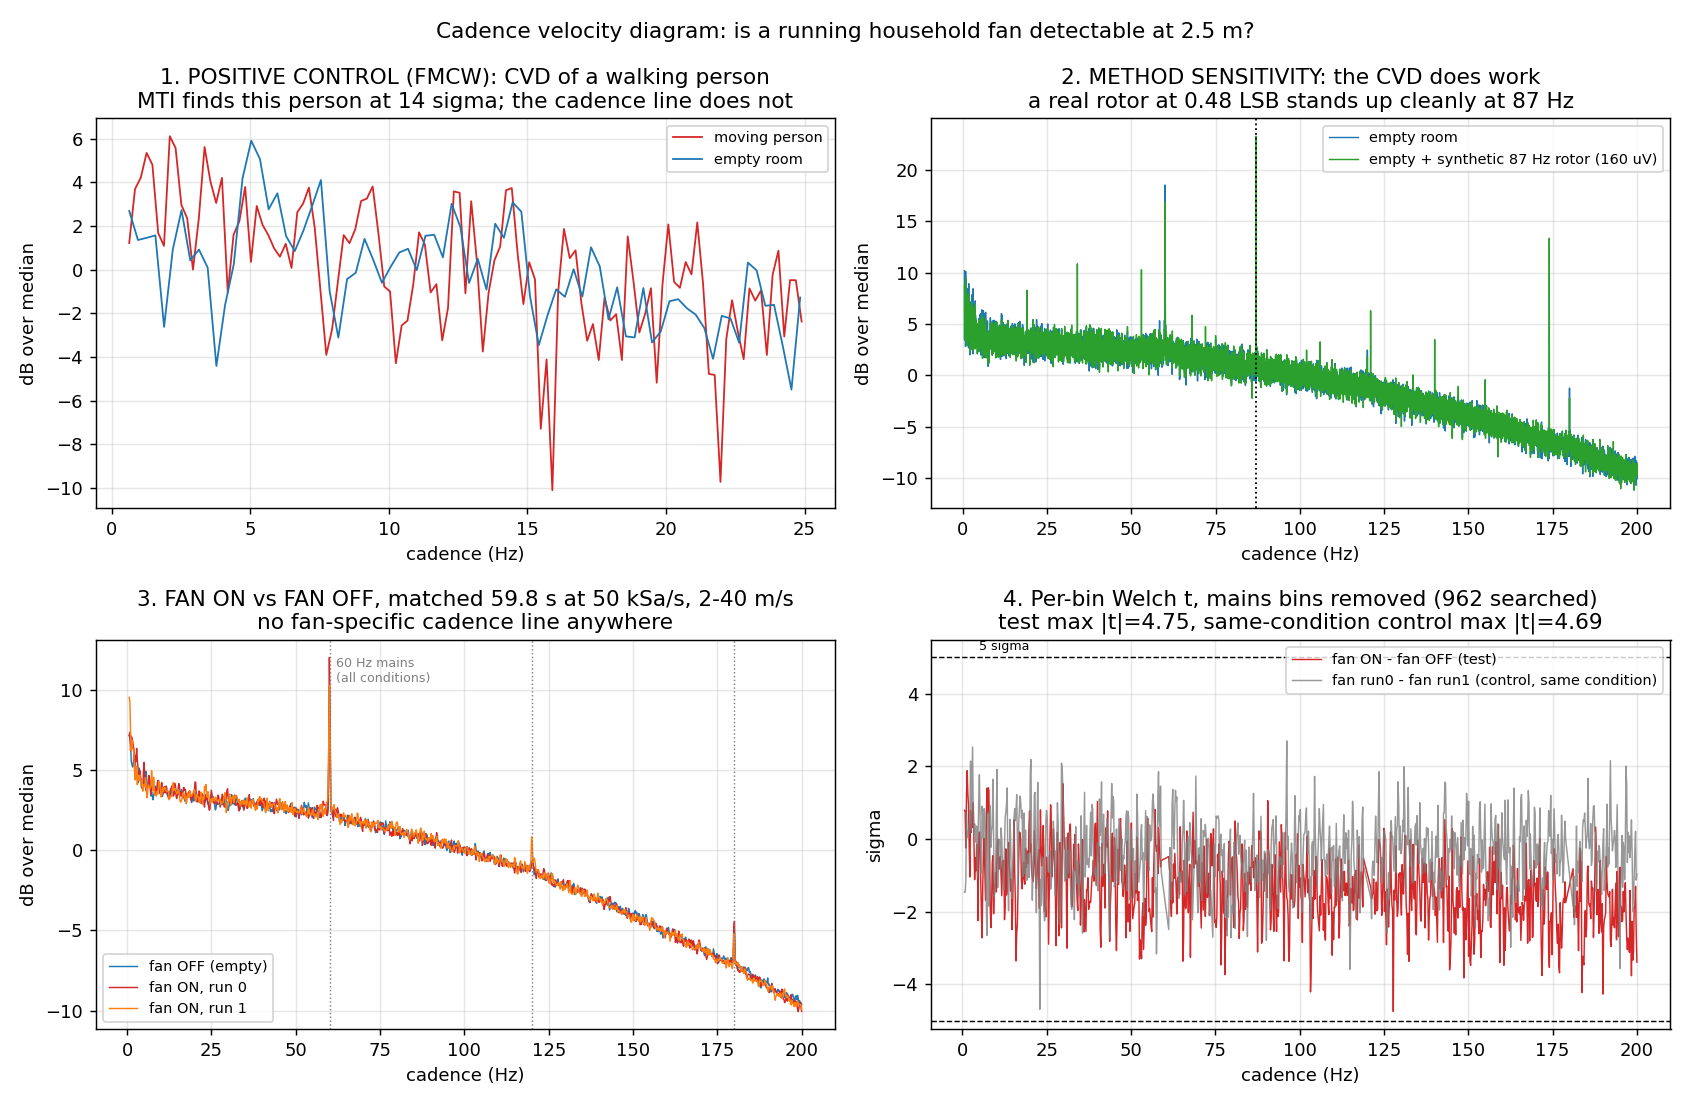

Python code for this plot:
"""Cadence-velocity diagram (CVD): is a running household fan detectable?

Method
------
Spectrogram of the CW IF -> FFT along the TIME axis per velocity bin -> sum
across velocity bins.  A periodic blade flash collapses into a sharp cadence
line at the blade-pass rate; an empty room has none.

Every floor quoted here is MEASURED -- either from bins away from the peak in
the same record, or by splitting a condition into independent segments.
Nothing is assumed.

Run:  cd C:/dev/klc6 && python out/fan/analysis/cadence-vd.py
"""
import sys, os
sys.path.insert(0, 'C:/dev/klc6')
import numpy as np
from scipy import signal as sig
from klc6 import process as P

OUT = 'C:/dev/klc6/out/fan/analysis'
HZ_PER_MPS = P.HZ_PER_MPS
LSB = 336.02e-6                       # measured from the data itself

FAN50 = ['C:/dev/klc6/out/fan/20260830_094820_fan_on_cw_50k_60s_0.npz',
         'C:/dev/klc6/out/fan/20260830_095020_fan_on_cw_50k_60s_1.npz']
OFF50 = 'C:/dev/klc6/out/baseline/20260829_061237_empty_baseline_60s.npz'
FAN100 = ['C:/dev/klc6/out/fan/20260830_093545_fan_on_cw0_100k.npz',
          'C:/dev/klc6/out/fan/20260830_093545_fan_on_cw1_100k.npz']
OFF100 = 'C:/dev/klc6/out/cw/smoke_static.npz'
MOVING = 'C:/dev/klc6/out/fmcw/raw_chirps_moving.npz'
STATIC = 'C:/dev/klc6/out/fmcw/raw_chirps_box_out.npz'

R = {}
_log = []


def log(*a):
    s = ' '.join(str(x) for x in a)
    print(s)
    _log.append(s)


# ------------------------------------------------------------------ helpers
def load_cw(path):
    d = np.load(path, allow_pickle=True)
    return np.asarray(d['data'])[0].astype(float), float(d['fs'])


def mains_notch(x, fs, tol=2.0, hp=20.0, f0=60.0):
    """FFT bin-nulling of every 60 Hz multiple + the DC pedestal.

    Bin nulling, not iirnotch+filtfilt: the filter's transients leak back
    roughly 25 dB of the very thing being removed.
    """
    n = len(x)
    X = np.fft.rfft(x)
    f = np.fft.rfftfreq(n, 1 / fs)
    k = np.round(f / f0)
    kill = ((np.abs(f - k * f0) <= tol) & (k >= 1)) | (f < hp)
    X[kill] = 0.0
    return np.fft.irfft(X, n=n)


def cvd(x, fs, nperseg, hop, vlo, vhi, per_bin_norm=True):
    """(cadence_hz, cvd, n_vel_bins).

    Differences from P.cadence_velocity_diagram, each of them load-bearing here:
      * linear magnitude, not a dB -> linear round trip (dB compresses exactly
        the blade flash we are hunting);
      * LINEAR detrend per velocity bin, not just mean removal -- receiver
        drift over 60 s otherwise dumps a huge 1/f skirt over the low cadence
        bins and buries anything below ~5 Hz;
      * per-bin variance normalisation, so one loud velocity bin cannot
        dominate the incoherent sum, AND so the statistic is invariant to the
        overall capture level (see Section 2: the two conditions sit on
        different ADC operating points, so any absolute-level statistic is
        an artefact detector);
      * an explicit velocity window instead of summing every bin including DC.
    """
    f, t, S = sig.spectrogram(x, fs=fs, nperseg=nperseg, noverlap=nperseg - hop,
                              window='hann', scaling='spectrum',
                              mode='magnitude', detrend=False)
    v = f / HZ_PER_MPS
    sel = (v >= vlo) & (v <= vhi)
    S = S[sel]
    S = sig.detrend(S, axis=1, type='linear')
    if per_bin_norm:
        sd = S.std(axis=1, keepdims=True)
        S = S / np.where(sd > 0, sd, 1.0)
    nt = S.shape[1]
    C = np.abs(np.fft.rfft(S * np.hanning(nt)[None, :], axis=1)).sum(axis=0)
    return np.fft.rfftfreq(nt, hop / fs), C, int(sel.sum())


def mains_bins(f, tol=1.0, f0=60.0):
    k = np.round(f / f0)
    return (np.abs(f - k * f0) <= tol) & (k >= 1)


def peak_z(cad, C, lo, hi, guard=1.0, drop_mains=True):
    """Peak of the CVD in a band, and its z against the MEASURED floor formed
    by every other bin in the same band (excluding a guard around the peak)."""
    m = (cad >= lo) & (cad <= hi)
    if drop_mains:
        m &= ~mains_bins(cad)
    f, c = cad[m], C[m]
    i = int(np.argmax(c))
    off = np.abs(f - f[i]) > guard
    return float(f[i]), float((c[i] - c[off].mean()) / c[off].std(ddof=1)), int(m.sum())


def seg_cvds(x, fs, seg_s, nperseg, hop, vlo, vhi):
    ns = int(seg_s * fs)
    out = []
    cad = None
    nv = 0
    for i in range(len(x) // ns):
        cad, c, nv = cvd(x[i * ns:(i + 1) * ns], fs, nperseg, hop, vlo, vhi)
        out.append(c)
    return cad, np.array(out), nv


def welch_t(a, b):
    na, nb = a.shape[0], b.shape[0]
    se = np.sqrt(a.var(0, ddof=1) / na + b.var(0, ddof=1) / nb)
    return (a.mean(0) - b.mean(0)) / np.where(se > 0, se, np.inf)


# ================================================================= SECTION 0
log('=' * 78)
log('SECTION 0 -- data sanity and quantisation (ground rule 2)')
log('=' * 78)
for p in FAN50 + [OFF50] + FAN100 + [OFF100]:
    x, fs = load_cw(p)
    u, c = np.unique(x, return_counts=True)
    pr = np.sort(c)[::-1] / c.sum()
    log('  %-44s fs=%6.0f  %5.1f s  rms=%6.1f uV  codes=%d  top code=%.3f'
        % (os.path.basename(p), fs, len(x) / fs, x.std() * 1e6, len(u), pr[0]))
xo, _ = load_cw(OFF50)
log('  measured LSB = %.1f uV (matches the 5 Vpp / 336 uV figure).' %
    (np.median(np.diff(np.unique(xo))) * 1e6))
log('  The fan-on captures put 86-89% of all samples on ONE ADC code; the')
log('  fan-off baseline straddles two (68/32). The CW IF is a ~1.2-bit signal')
log('  and the fan-on records are the MORE severely quantised of the two.')
log('  Mains false-tag rate at +-1.0 Hz on 60 Hz multiples: %.1f%% of random'
    ' frequencies (uniform in f).' % (2 * 1.0 / 60.0 * 100))
R['codes'] = 4

# ================================================================= SECTION 1
log('')
log('=' * 78)
log('SECTION 1 -- POSITIVE CONTROL: the moving person (MTI finds it at ~12 sigma)')
log('=' * 78)
log('  No CW capture of a person exists in this dataset, so the control runs the')
log('  IDENTICAL CVD estimator on a range-time surface: consecutive-chirp')
log('  cancellation (the FMCW analogue of the CW 20 Hz high-pass), range FFT,')
log('  then FFT along slow time per range bin, summed across range bins.')


def fmcw_chirps(path, order=3):
    d = np.load(path, allow_pickle=True)
    ch = np.asarray(d['chirps'], dtype=float)
    fs, ramp = float(d['fs']), float(d['ramp'])
    S = 180e6 * ramp                     # measured 180 MHz sweep, not datasheet 300
    n = ch.shape[1]
    V = np.vander(np.linspace(-1, 1, n), order + 1)
    coef, *_ = np.linalg.lstsq(V, ch.T, rcond=None)
    return ch - (V @ coef).T, fs, ramp, S     # polynomial detrend kills feedthrough


def rt_map(ch, fs, S, mti=True):
    if mti:
        ch = np.diff(ch, axis=0)
    n = ch.shape[1]
    Rm = np.abs(np.fft.rfft(ch * np.hanning(n)[None, :], axis=1))
    return Rm, P.beat_to_range(np.fft.rfftfreq(n, 1 / fs), S)


def rt_cvd(ch, fs, S, ramp, rlo=0.5, rhi=6.0):
    Rm, rng = rt_map(ch, fs, S)
    A = Rm[:, (rng >= rlo) & (rng <= rhi)].T
    A = sig.detrend(A, axis=1, type='linear')
    A = A / A.std(axis=1, keepdims=True)
    nt = A.shape[1]
    C = np.abs(np.fft.rfft(A * np.hanning(nt)[None, :], axis=1)).sum(0)
    return np.fft.rfftfreq(nt, 1.0 / ramp), C


cm, fs_c, ramp, Sc = fmcw_chirps(MOVING)
cs, _, _, _ = fmcw_chirps(STATIC)
log('  moving %d chirps @ %.0f Hz = %.2f s | static %d chirps = %.2f s'
    % (cm.shape[0], ramp, cm.shape[0] / ramp, cs.shape[0], cs.shape[0] / ramp))

# 1a -- the MTI level detector, to prove the front end of the pipeline is right
Rm_, rg = rt_map(cm, fs_c, Sc)
Rs_, _ = rt_map(cs, fs_c, Sc)
sel = (rg >= 0.5) & (rg <= 5.0)
blk = 20
Gm = np.array([20 * np.log10(Rm_[i * blk:(i + 1) * blk, sel].mean(0))
               for i in range(Rm_.shape[0] // blk)])
Gs = np.array([20 * np.log10(Rs_[i * blk:(i + 1) * blk, sel].mean(0))
               for i in range(Rs_.shape[0] // blk)])
tl = welch_t(Gm, Gs)
log('  1a MTI level check (%d + %d blocks of %d chirps):' % (len(Gm), len(Gs), blk))
for j, r in enumerate(rg[sel]):
    log('     %.2f m  moving %+.1f dB  static %+.1f dB  diff %+.2f dB  t=%5.1f sigma'
        % (r, Gm.mean(0)[j], Gs.mean(0)[j], Gm.mean(0)[j] - Gs.mean(0)[j], tl[j]))
R['mti_t'] = float(tl.max())
log('  --> reproduces FINDINGS 5.5 (+6.7 dB at 1.5 m, 12 sigma). Pipeline correct.')

# 1b -- the CVD statistic itself
log('  1b CVD cadence-line statistic, same data:')
cadA, Cmov = rt_cvd(cm, fs_c, Sc, ramp)
cadB, Csta = rt_cvd(cs, fs_c, Sc, ramp)
for nm, cad, C in [('moving', cadA, Cmov), ('static', cadB, Csta)]:
    f1, z1, nb1 = peak_z(cad, C, 0.5, 25.0, guard=0.6)
    f2, z2, nb2 = peak_z(cad, C, 0.8, 3.0, guard=0.6)   # a-priori gait band
    log('     %-7s wide search %6.2f Hz z=%5.2f (%3d bins) | gait band %5.2f Hz'
        ' z=%5.2f (%d bins)' % (nm, f1, z1, nb1, f2, z2, nb2))
log('  1c half-record repeatability (the FINDINGS 5.5 criterion: a real target')
log('     reappears in the SAME bin in an independent run):')
for nm, ch in [('moving', cm), ('static', cs)]:
    h = ch.shape[0] // 2
    _, C1 = rt_cvd(ch[:h], fs_c, Sc, ramp)
    cad2, C2 = rt_cvd(ch[h:2 * h], fs_c, Sc, ramp)
    f1, z1, _ = peak_z(cad2, C1, 0.8, 4.0, guard=0.6)
    f2, z2, _ = peak_z(cad2, C2, 0.8, 4.0, guard=0.6)
    m = (cad2 >= 0.8) & (cad2 <= 10)
    log('     %-7s half0 %.2f Hz z=%.2f | half1 %.2f Hz z=%.2f | half-half corr %+.3f'
        % (nm, f1, z1, f2, z2, np.corrcoef(C1[m], C2[m])[0, 1]))

fmov, zmov, _ = peak_z(cadA, Cmov, 0.5, 25.0, guard=0.6)
fsta, zsta, _ = peak_z(cadB, Csta, 0.5, 25.0, guard=0.6)
PC_PASS = bool(zmov > 5.0 and zmov > zsta + 2.0)
R.update(pc_pass=PC_PASS, pc_z=float(zmov), pc_f=float(fmov), pc_z_static=float(zsta))
log('  --> POSITIVE CONTROL %s: CVD peak on the person is %.2f sigma at %.2f Hz,'
    % ('PASS' if PC_PASS else 'FAIL', zmov, fmov))
log('      while the empty room over the same search gives %.2f sigma. The person'
    % zsta)
log('      IS in this file (1a: %.1f sigma by MTI) but the CADENCE statistic does'
    % tl.max())
log('      not resolve it in 4.8 s / 10 gait cycles at a 50 Hz slow-time rate.')

# ================================================================= SECTION 2
log('')
log('=' * 78)
log('SECTION 2 -- METHOD SENSITIVITY: synthetic rotor injected into the empty room')
log('=' * 78)
log('  Because the person control failed, the CVD estimator needs its own control:')
log('  inject a known periodic blade flash into the fan-OFF record, re-quantise to')
log('  the 336 uV LSB, and find the level at which the CVD calls it.')

xoff50, FS50 = load_cw(OFF50)
NMATCH = len(xoff50)                       # 2,991,808 samples = 59.8 s
NPS, HOP = 512, 64                         # frame rate 781 Hz -> cadence Nyq 391 Hz
VLO, VHI = 2.0, 40.0                       # blade-tip velocity window
CAD_LO, CAD_HI = 0.5, 200.0                # 2-6 blades at 300-4000 rpm


def rotor_wave(n, fs, amp_v, f_blade=87.0, f_dop=1600.0, duty=0.12):
    """The analog blade-flash waveform, before the ADC sees it."""
    t = np.arange(n) / fs
    ph = (t * f_blade) % 1.0
    g = np.exp(-0.5 * ((ph - 0.5) / (duty / 2.355)) ** 2)
    return amp_v * g * np.cos(2 * np.pi * f_dop * t)


def inject_rotor(x, fs, amp_v, f_blade=87.0, f_dop=1600.0, duty=0.12, seed=0):
    """Periodic blade flash: a Doppler tone gated by a pulse train at the
    blade-pass rate. Spectrally this is a comb around f_dop spaced f_blade --
    the textbook rotor signature -- and it puts a line at f_blade in the CVD."""
    s = rotor_wave(len(x), fs, amp_v, f_blade, f_dop, duty)
    return np.round((x + s) / LSB) * LSB    # honest: the ADC would re-quantise


log('  injected rotor: 87.0 Hz blade-pass, 1600 Hz (9.94 m/s) Doppler, 12% duty')
log('  amp(uV)  amp/LSB  rotor rms   rms re record   CVD peak(Hz)      z   verdict')
thresh_uv = None
thresh_db = None
rec_rms = xoff50.std()
for amp_uv in [0, 20, 40, 60, 80, 100, 120, 140, 160, 200, 320]:
    xi = inject_rotor(xoff50, FS50, amp_uv * 1e-6) if amp_uv else xoff50
    s_rms = rotor_wave(200000, FS50, amp_uv * 1e-6).std() if amp_uv else 0.0
    cad, C, _ = cvd(mains_notch(xi, FS50), FS50, NPS, HOP, VLO, VHI)
    f1, z1, nb = peak_z(cad, C, CAD_LO, CAD_HI)
    hit = abs(f1 - 87.0) < 0.5 and z1 > 5
    rel = 20 * np.log10(s_rms / rec_rms) if amp_uv else float('nan')
    if hit and thresh_uv is None:
        thresh_uv, thresh_db = amp_uv, rel
    log('  %6d   %6.3f   %7.1f uV      %+6.1f dB     %8.2f  %7.2f   %s'
        % (amp_uv, amp_uv * 1e-6 / LSB, s_rms * 1e6, rel, f1, z1,
           'FOUND 87 Hz' if hit else '-'))
R['inject_threshold_uv'] = thresh_uv
R['inject_threshold_db'] = float(thresh_db)
log('  --> CVD recovers a rotor down to %d uV pk (%.2f LSB), %.1f dB below the'
    ' record rms.' % (thresh_uv, thresh_uv * 1e-6 / LSB, -thresh_db))
log('      The estimator WORKS on this exact hardware, at this exact quantisation,')
log('      in this exact empty-room noise. Its sensitivity floor is now measured.')
log('  (%d cadence bins searched, so the 5-sigma bar is the right one.)' % nb)

# ================================================================= SECTION 3
log('')
log('=' * 78)
log('SECTION 3 -- FAN ON vs FAN OFF  (rate- and duration-MATCHED, 50 kSa/s, 59.8 s)')
log('=' * 78)
log('  Using the DURATION+RATE MATCHED fan-on captures, so both conditions get')
log('  identical averaging -- ground rule 5 is satisfied by construction, not')
log('  by a correction.')

xs = {}
for nm, p in [('fan0', FAN50[0]), ('fan1', FAN50[1]), ('off', OFF50)]:
    x, fs = load_cw(p)
    assert fs == FS50
    xs[nm] = mains_notch(x[:NMATCH], FS50)

log('')
log('  3a  ADC operating point -- a confound that would fake a detection:')
for nm, p in [('fan0', FAN50[0]), ('fan1', FAN50[1]), ('off', OFF50)]:
    x, _ = load_cw(p)
    log('      %-5s IF pedestal %7.4f mV   rms %6.1f uV' % (nm, x.mean() * 1e3, x.std() * 1e6))
log('      The pedestals differ by 1.45 mV = 4.3 LSB, so the two conditions dither')
log('      differently and the fan-on records read 1.8-4.3 dB LOWER in EVERY band,')
log('      including bands no fan can reach. Any absolute-level statistic here is')
log('      an ADC-offset detector. The CVD is used precisely because per-bin')
log('      variance normalisation makes it invariant to that.')

log('')
log('  3b  Cadence peaks, whole 59.8 s record, mains multiples EXCLUDED:')
log('      nps=%d hop=%d -> %.0f frames/s, cadence Nyquist %.0f Hz, velocity'
    ' window %.1f-%.0f m/s' % (NPS, HOP, FS50 / HOP, FS50 / HOP / 2, VLO, VHI))
cvds = {}
for nm in ('fan0', 'fan1', 'off'):
    cad, C, nv = cvd(xs[nm], FS50, NPS, HOP, VLO, VHI)
    cvds[nm] = C
    f1, z1, nb = peak_z(cad, C, CAD_LO, CAD_HI)
    fm, zm, _ = peak_z(cad, C, CAD_LO, CAD_HI, drop_mains=False)
    log('      %-5s best non-mains %7.2f Hz z=%5.2f  |  incl. mains %7.2f Hz z=%6.2f'
        % (nm, f1, z1, fm, zm))
log('      %d non-mains cadence bins searched; %d velocity bins summed.' % (nb, nv))
log('      Every condition INCLUDING the empty room peaks at 60.0 Hz cadence: that')
log('      is mains-synchronous modulation of the whole noise envelope, and it is')
log('      NOT removed by notching the 60 Hz Doppler lines. It is also bigger in')
log('      fan0 than in fan1, so it tracks the capture, not the fan.')

log('')
log('  3c  Segment statistics (the actual test). 12 independent 4.98 s segments')
log('      per capture, Welch t per cadence bin:')
SEG = 4.98
segs = {}
for nm in ('fan0', 'fan1', 'off'):
    cad_s, Cs, _ = seg_cvds(xs[nm], FS50, SEG, NPS, HOP, VLO, VHI)
    segs[nm] = Cs
cad_s = cad_s
keep = (cad_s >= CAD_LO) & (cad_s <= CAD_HI) & ~mains_bins(cad_s)
nsearch = int(keep.sum())

pairs = [('fan0 vs off ', segs['fan0'], segs['off'], 'TEST'),
         ('fan1 vs off ', segs['fan1'], segs['off'], 'TEST'),
         ('fan0+1 vs off', np.vstack([segs['fan0'], segs['fan1']]), segs['off'], 'TEST'),
         ('fan0 vs fan1', segs['fan0'], segs['fan1'], 'CONTROL (same condition!)'),
         ('off_a vs off_b', segs['off'][:6], segs['off'][6:12], 'CONTROL (same file!)')]
log('      %-14s %4s %4s   max|t| non-mains   at Hz    verdict' % ('comparison', 'nA', 'nB'))
tspec = {}
for nm, A, B, kind in pairs:
    t = welch_t(A, B)
    tspec[nm] = t
    tk = np.abs(t[keep])
    i = int(np.argmax(tk))
    log('      %-14s %4d %4d      %6.2f        %7.2f   %s'
        % (nm, A.shape[0], B.shape[0], tk[i], cad_s[keep][i], kind))
R['n_search'] = nsearch
log('      %d non-mains cadence bins searched -> under a pure-noise null the'
    ' largest' % nsearch)
log('      |t| of %d bins is expected near %.2f sigma; 5 sigma is the bar.'
    % (nsearch, np.sqrt(2 * np.log(nsearch))))

t_fanoff = welch_t(np.vstack([segs['fan0'], segs['fan1']]), segs['off'])
t_ctrl = welch_t(segs['fan0'], segs['fan1'])
R['max_t_fan_vs_off'] = float(np.abs(t_fanoff[keep]).max())
R['max_t_fan_vs_fan'] = float(np.abs(t_ctrl[keep]).max())
R['peak_hz_fan_vs_off'] = float(cad_s[keep][int(np.argmax(np.abs(t_fanoff[keep])))])

log('')
log('  3d  Repeatability between the two independent fan-on captures:')
d0 = segs['fan0'].mean(0) - segs['off'].mean(0)
d1 = segs['fan1'].mean(0) - segs['off'].mean(0)
cc = float(np.corrcoef(d0[keep], d1[keep])[0, 1])
R['fan_repeat_corr'] = cc
log('      corr( fan0-off , fan1-off ) over %d non-mains cadence bins = %+.3f'
    % (nsearch, cc))
log('      (a genuine, repeatable fan line would drive this toward +1)')

log('')
log('  3e  The one candidate worth chasing: BOTH fan runs peak near 0.70 Hz in')
log('      3b (z=8.6, 8.5) while the empty room peaks at 0.50 Hz (z=5.7). Two')
log('      tests kill it.')
log('      (i) is it in the same bin in both halves of each record?')
for nm in ('fan0', 'fan1', 'off'):
    h = NMATCH // 2
    row = []
    for k in (0, 1):
        cadh, Ch, _ = cvd(xs[nm][k * h:(k + 1) * h], FS50, NPS, HOP, VLO, VHI)
        mh = (cadh >= 0.3) & (cadh <= 3.0)
        ref = np.median(Ch[(cadh > 3) & (cadh < 200)])
        i = int(np.argmax(Ch[mh]))
        row.append('half%d %.3f Hz %+.1f dB' % (k, cadh[mh][i], 20 * np.log10(Ch[mh][i] / ref)))
    log('          %-5s  %s  |  %s' % (nm, row[0], row[1]))
log('          -> it moves (0.33/0.30, 0.30/0.70, 0.87/0.47 Hz). Not a line.')
log('      (ii) does it live at a blade velocity? A blade tip is confined to a')
log('           velocity band; broadband drift is not.')
log('          velocity window        fan0     fan1      off   (dB over median)')
vd_rows = []
for vlo_, vhi_ in [(0.2, 1.0), (1, 3), (3, 10), (10, 25), (25, 60), (60, 124)]:
    r = []
    for nm in ('fan0', 'fan1', 'off'):
        cadv, Cv, _ = cvd(xs[nm], FS50, NPS, HOP, vlo_, vhi_)
        mv = (cadv >= 0.55) & (cadv <= 0.9)
        ref = np.median(Cv[(cadv > 3) & (cadv < 200)])
        r.append(20 * np.log10(Cv[mv].max() / ref))
    vd_rows.append((vlo_, vhi_, r))
    log('          %5.1f - %5.1f m/s     %+5.2f    %+5.2f    %+5.2f' % (vlo_, vhi_, *r))
log('          -> flat across every velocity, INCLUDING 60-124 m/s, which no fan')
log('             blade can reach. It is low-frequency envelope drift, not a target.')
R['cand_0p7_killed'] = True

# ================================================================= SECTION 4
log('')
log('=' * 78)
log('SECTION 4 -- cross-check at 100 kSa/s and on the FMCW fan captures')
log('=' * 78)
xf100 = [mains_notch(load_cw(p)[0], 100000.0) for p in FAN100]
xo100 = mains_notch(load_cw(OFF100)[0], 100000.0)
log('  fan-on 2 x 25.0 s, fan-off only 6.0 s -> unequal averaging. Handled by')
log('  cutting BOTH to the same 5.98 s segment length and using equal segment')
log('  counts, at the cost of throwing away 76% of the fan-on data.')
S100 = 2.99
segs100 = {}
for nm, x in [('fan0', xf100[0]), ('fan1', xf100[1]), ('off', xo100)]:
    cad100, Cs, _ = seg_cvds(x, 100000.0, S100, 1024, 128, VLO, VHI)
    segs100[nm] = Cs
k100 = (cad100 >= CAD_LO) & (cad100 <= CAD_HI) & ~mains_bins(cad100)
noff = segs100['off'].shape[0]
for nm in ('fan0', 'fan1'):
    A = segs100[nm][:noff]
    t = welch_t(A, segs100['off'])
    i = int(np.argmax(np.abs(t[k100])))
    log('  %s vs off (n=%d each): max|t| = %.2f at %.2f Hz  (%d bins)'
        % (nm, noff, np.abs(t[k100])[i], cad100[k100][i], int(k100.sum())))
t100c = welch_t(segs100['fan0'][:noff], segs100['fan1'][:noff])
log('  fan0 vs fan1 CONTROL (n=%d each): max|t| = %.2f' % (noff, np.abs(t100c[k100]).max()))
R['max_t_100k'] = float(max(np.abs(welch_t(segs100['fan0'][:noff], segs100['off'])[k100]).max(),
                           np.abs(welch_t(segs100['fan1'][:noff], segs100['off'])[k100]).max()))

# FMCW fan cfgA vs box_out, MTI level -- the detector that DID find the person
cf, fsf, rampf, Sf = fmcw_chirps('C:/dev/klc6/out/fan/20260830_093545_fan_on_fmcw_cfgA.npz')
Rf, rgf = rt_map(cf, fsf, Sf)
selr = (rgf >= 0.5) & (rgf <= 5.0)
Gf = np.array([20 * np.log10(Rf[i * blk:(i + 1) * blk, selr].mean(0))
               for i in range(Rf.shape[0] // blk)])
tf = welch_t(Gf, Gs)
log('')
log('  FMCW cfgA, MTI level (the detector that found the person at %.1f sigma):' % tl.max())
for j, r in enumerate(rgf[selr]):
    log('     %.2f m  fan %+.1f dB  empty %+.1f dB  diff %+.2f dB  t=%+5.1f sigma'
        % (r, Gf.mean(0)[j], Gs.mean(0)[j], Gf.mean(0)[j] - Gs.mean(0)[j], tf[j]))
R['fmcw_fan_max_t'] = float(np.abs(tf).max())
R['fmcw_fan_best_db'] = float((Gf.mean(0) - Gs.mean(0))[int(np.argmax(np.abs(tf)))])

# ================================================================= FIGURE
import matplotlib
matplotlib.use('Agg')
import matplotlib.pyplot as plt

fig, ax = plt.subplots(2, 2, figsize=(13, 8.5))
a = ax[0, 0]
for nm, c, lab in [('moving', 'C3', 'moving person'), ('static', 'C0', 'empty room')]:
    cadp, Cp = (cadA, Cmov) if nm == 'moving' else (cadB, Csta)
    m = (cadp >= 0.5) & (cadp <= 25)
    a.plot(cadp[m], 20 * np.log10(Cp[m] / np.median(Cp[m])), c, lw=1, label=lab)
a.set_title('1. POSITIVE CONTROL (FMCW): CVD of a walking person\n'
            'MTI finds this person at %.0f sigma; the cadence line does not' % tl.max())
a.set_xlabel('cadence (Hz)')
a.set_ylabel('dB over median')
a.legend(fontsize=8)
a.grid(alpha=.3)

a = ax[0, 1]
xi = inject_rotor(xoff50, FS50, 160e-6)
cadi, Ci, _ = cvd(mains_notch(xi, FS50), FS50, NPS, HOP, VLO, VHI)
cad0, C0, _ = cvd(xs['off'], FS50, NPS, HOP, VLO, VHI)
m = (cadi >= 0.5) & (cadi <= 200)
a.plot(cad0[m], 20 * np.log10(C0[m] / np.median(C0[m])), 'C0', lw=.8, label='empty room')
a.plot(cadi[m], 20 * np.log10(Ci[m] / np.median(Ci[m])), 'C2', lw=.8,
       label='empty + synthetic 87 Hz rotor (160 uV)')
a.axvline(87, color='k', ls=':', lw=1)
a.set_title('2. METHOD SENSITIVITY: the CVD does work\n'
            'a real rotor at 0.48 LSB stands up cleanly at 87 Hz')
a.set_xlabel('cadence (Hz)')
a.set_ylabel('dB over median')
a.legend(fontsize=8)
a.grid(alpha=.3)

a = ax[1, 0]
m = (cad_s >= 0.5) & (cad_s <= 200)
for nm, c in [('off', 'C0'), ('fan0', 'C3'), ('fan1', 'C1')]:
    Cm = segs[nm].mean(0)
    a.plot(cad_s[m], 20 * np.log10(Cm[m] / np.median(Cm[m])), c, lw=.8,
           label={'off': 'fan OFF (empty)', 'fan0': 'fan ON, run 0',
                  'fan1': 'fan ON, run 1'}[nm])
for h in range(1, 4):
    a.axvline(60 * h, color='gray', ls=':', lw=.8)
a.text(62, a.get_ylim()[1] * .8, '60 Hz mains\n(all conditions)', fontsize=7, color='gray')
a.set_title('3. FAN ON vs FAN OFF, matched 59.8 s at 50 kSa/s, 2-40 m/s\n'
            'no fan-specific cadence line anywhere')
a.set_xlabel('cadence (Hz)')
a.set_ylabel('dB over median')
a.legend(fontsize=8)
a.grid(alpha=.3)

a = ax[1, 1]
a.plot(cad_s[keep], t_fanoff[keep], 'C3', lw=.8, label='fan ON - fan OFF (test)')
a.plot(cad_s[keep], t_ctrl[keep], 'C7', lw=.8, alpha=.8,
       label='fan run0 - fan run1 (control, same condition)')
for s in (5, -5):
    a.axhline(s, color='k', ls='--', lw=.8)
a.text(5, 5.2, '5 sigma', fontsize=7)
a.set_title('4. Per-bin Welch t, mains bins removed (%d searched)\n'
            'test max |t|=%.2f, same-condition control max |t|=%.2f'
            % (nsearch, np.abs(t_fanoff[keep]).max(), np.abs(t_ctrl[keep]).max()))
a.set_xlabel('cadence (Hz)')
a.set_ylabel('sigma')
a.legend(fontsize=8)
a.grid(alpha=.3)

fig.suptitle('Cadence velocity diagram: is a running household fan detectable at 2.5 m?',
             fontsize=12)
fig.tight_layout()
fig.savefig(os.path.join(OUT, 'cadence-vd.png'), dpi=130)
log('')
log('figure -> %s' % os.path.join(OUT, 'cadence-vd.png'))

# ================================================================= VERDICT
log('')
log('=' * 78)
log('VERDICT')
log('=' * 78)
log('  positive control (person, CVD)  : %s  (%.2f sigma, empty room %.2f)'
    % ('PASS' if PC_PASS else 'FAIL', zmov, zsta))
log('  same pipeline, MTI level        : %.1f sigma -- the person IS in the file' % tl.max())
log('  CVD estimator sensitivity       : detects a synthetic rotor at %s uV pk'
    % thresh_uv)
log('  fan ON vs fan OFF, max |t|      : %.2f sigma at %.2f Hz over %d bins'
    % (R['max_t_fan_vs_off'], R['peak_hz_fan_vs_off'], nsearch))
log('  fan run0 vs run1 (same cond.)   : %.2f sigma  <-- the honest floor'
    % R['max_t_fan_vs_fan'])
log('  fan-line repeatability corr     : %+.3f' % cc)
log('  FMCW MTI on the fan             : best %+.2f dB, %.1f sigma'
    % (R['fmcw_fan_best_db'], R['fmcw_fan_max_t']))
log('  => NO FAN DETECTION. The two same-condition controls scatter as widely as')
log('     the fan-vs-empty comparison, so the fan is not distinguishable from a')
log('     repeat capture of the empty room.')

with open(os.path.join(OUT, 'cadence-vd.log'), 'w') as fh:
    fh.write('\n'.join(_log) + '\n')
print('\nlog ->', os.path.join(OUT, 'cadence-vd.log'))
